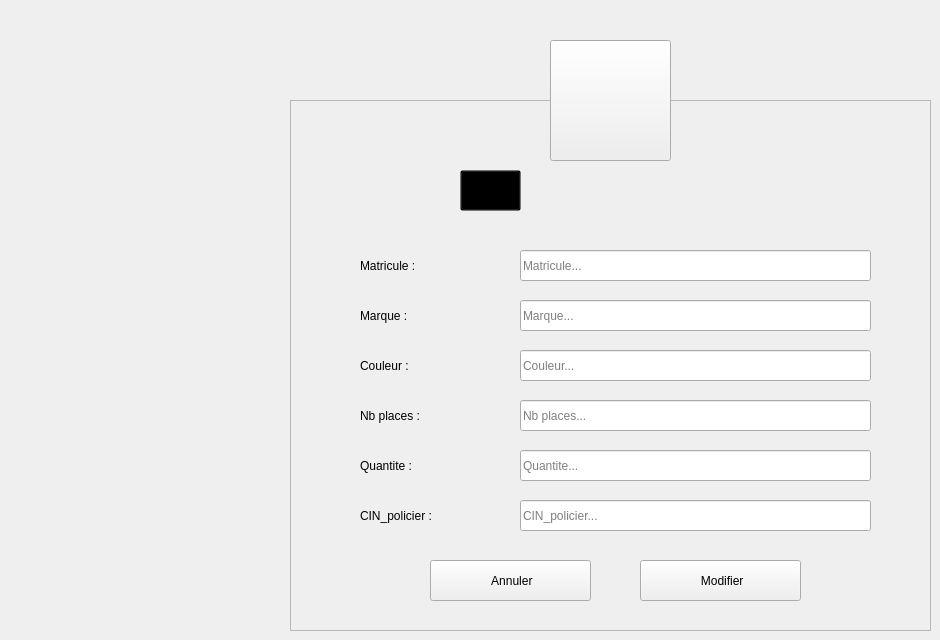
    <widget class="QWidget" name="Modifier_Vehicule">
     <widget class="QToolButton" name="toolButton_5">
      <property name="geometry">
       <rect>
        <x>550</x>
        <y>40</y>
        <width>121</width>
        <height>121</height>
       </rect>
      </property>
      <property name="styleSheet">
       <string notr="true"/>
      </property>
      <property name="text">
       <string/>
      </property>
      <property name="icon">
       <iconset resource="resources.qrc">
        <normaloff>:/resources/images/auto.png</normaloff>:/resources/images/auto.png</iconset>
      </property>
      <property name="iconSize">
       <size>
        <width>64</width>
        <height>64</height>
       </size>
      </property>
     </widget>
     <widget class="QFrame" name="frame_5">
      <property name="geometry">
       <rect>
        <x>290</x>
        <y>100</y>
        <width>641</width>
        <height>531</height>
       </rect>
      </property>
      <property name="styleSheet">
       <string notr="true"/>
      </property>
      <property name="frameShape">
       <enum>QFrame::StyledPanel</enum>
      </property>
      <property name="frameShadow">
       <enum>QFrame::Raised</enum>
      </property>
      <widget class="QLabel" name="L_ModifierIntervenant">
       <property name="geometry">
        <rect>
         <x>220</x>
         <y>70</y>
         <width>281</width>
         <height>41</height>
        </rect>
       </property>
       <property name="font">
        <font>
         <family>century gothic</family>
         <pointsize>-1</pointsize>
         <weight>75</weight>
         <bold>true</bold>
        </font>
       </property>
       <property name="styleSheet">
        <string notr="true">background: transparent;</string>
       </property>
       <property name="text">
        <string>Modifier un vehicule</string>
       </property>
      </widget>
      <widget class="QLabel" name="L_MMatriculeVehicule">
       <property name="geometry">
        <rect>
         <x>70</x>
         <y>150</y>
         <width>121</width>
         <height>31</height>
        </rect>
       </property>
       <property name="styleSheet">
        <string notr="true">background: transparent;</string>
       </property>
       <property name="text">
        <string>Matricule :</string>
       </property>
      </widget>
      <widget class="QLabel" name="L_MMrauqueVehicule">
       <property name="geometry">
        <rect>
         <x>70</x>
         <y>200</y>
         <width>121</width>
         <height>31</height>
        </rect>
       </property>
       <property name="styleSheet">
        <string notr="true">background: transparent;</string>
       </property>
       <property name="text">
        <string>Marque :</string>
       </property>
      </widget>
      <widget class="QLabel" name="L_MCouleurVehicule">
       <property name="geometry">
        <rect>
         <x>70</x>
         <y>250</y>
         <width>131</width>
         <height>31</height>
        </rect>
       </property>
       <property name="styleSheet">
        <string notr="true">background: transparent;</string>
       </property>
       <property name="text">
        <string>Couleur :</string>
       </property>
      </widget>
      <widget class="QLabel" name="L_MNbplacesVehicule">
       <property name="geometry">
        <rect>
         <x>70</x>
         <y>300</y>
         <width>141</width>
         <height>31</height>
        </rect>
       </property>
       <property name="styleSheet">
        <string notr="true">background: transparent;</string>
       </property>
       <property name="text">
        <string>Nb places :</string>
       </property>
      </widget>
      <widget class="QLabel" name="L_MQuantiteVehicule">
       <property name="geometry">
        <rect>
         <x>70</x>
         <y>350</y>
         <width>141</width>
         <height>31</height>
        </rect>
       </property>
       <property name="styleSheet">
        <string notr="true">background: transparent;</string>
       </property>
       <property name="text">
        <string>Quantite :</string>
       </property>
      </widget>
      <widget class="QLineEdit" name="LE_MMatriculeVehicule">
       <property name="geometry">
        <rect>
         <x>230</x>
         <y>150</y>
         <width>351</width>
         <height>31</height>
        </rect>
       </property>
       <property name="text">
        <string/>
       </property>
       <property name="placeholderText">
        <string>Matricule...</string>
       </property>
      </widget>
      <widget class="QLineEdit" name="LE_MMarqueVehicule">
       <property name="geometry">
        <rect>
         <x>230</x>
         <y>200</y>
         <width>351</width>
         <height>31</height>
        </rect>
       </property>
       <property name="placeholderText">
        <string>Marque...</string>
       </property>
      </widget>
      <widget class="QLineEdit" name="LE_MCouleurVehicule">
       <property name="geometry">
        <rect>
         <x>230</x>
         <y>250</y>
         <width>351</width>
         <height>31</height>
        </rect>
       </property>
       <property name="placeholderText">
        <string>Couleur...</string>
       </property>
      </widget>
      <widget class="QLineEdit" name="LE_MNbplacesVehicule">
       <property name="geometry">
        <rect>
         <x>230</x>
         <y>300</y>
         <width>351</width>
         <height>31</height>
        </rect>
       </property>
       <property name="placeholderText">
        <string>Nb places...</string>
       </property>
      </widget>
      <widget class="QLineEdit" name="LE_MQuantiteVehicule">
       <property name="geometry">
        <rect>
         <x>230</x>
         <y>350</y>
         <width>351</width>
         <height>31</height>
        </rect>
       </property>
       <property name="placeholderText">
        <string>Quantite...</string>
       </property>
      </widget>
      <widget class="QPushButton" name="B_MConfirmerVehicule">
       <property name="geometry">
        <rect>
         <x>350</x>
         <y>460</y>
         <width>161</width>
         <height>41</height>
        </rect>
       </property>
       <property name="text">
        <string> Modifier</string>
       </property>
       <property name="icon">
        <iconset resource="resources.qrc">
         <normaloff>:/resources/images/edit.png</normaloff>:/resources/images/edit.png</iconset>
       </property>
       <property name="iconSize">
        <size>
         <width>20</width>
         <height>20</height>
        </size>
       </property>
      </widget>
      <widget class="QPushButton" name="B_MAnuulerVehicule">
       <property name="geometry">
        <rect>
         <x>140</x>
         <y>460</y>
         <width>161</width>
         <height>41</height>
        </rect>
       </property>
       <property name="text">
        <string> Annuler</string>
       </property>
       <property name="icon">
        <iconset resource="resources.qrc">
         <normaloff>:/resources/images/close.png</normaloff>:/resources/images/close.png</iconset>
       </property>
       <property name="iconSize">
        <size>
         <width>16</width>
         <height>16</height>
        </size>
       </property>
      </widget>
      <widget class="QToolButton" name="toolButton_6">
       <property name="geometry">
        <rect>
         <x>170</x>
         <y>70</y>
         <width>61</width>
         <height>41</height>
        </rect>
       </property>
       <property name="styleSheet">
        <string notr="true">background: transparent;</string>
       </property>
       <property name="text">
        <string/>
       </property>
       <property name="icon">
        <iconset>
         <normaloff>:/Recources/Images/edit-user.gif</normaloff>:/Recources/Images/edit-user.gif</iconset>
       </property>
       <property name="iconSize">
        <size>
         <width>30</width>
         <height>30</height>
        </size>
       </property>
      </widget>
      <widget class="QLabel" name="L_MCinVehicule">
       <property name="geometry">
        <rect>
         <x>70</x>
         <y>400</y>
         <width>141</width>
         <height>31</height>
        </rect>
       </property>
       <property name="styleSheet">
        <string notr="true">background: transparent;</string>
       </property>
       <property name="text">
        <string>CIN_policier :</string>
       </property>
      </widget>
      <widget class="QLineEdit" name="LE_MCinVehicule">
       <property name="geometry">
        <rect>
         <x>230</x>
         <y>400</y>
         <width>351</width>
         <height>31</height>
        </rect>
       </property>
       <property name="placeholderText">
        <string>CIN_policier...</string>
       </property>
      </widget>
     </widget>
     <zorder>frame_5</zorder>
     <zorder>toolButton_5</zorder>
    </widget>
